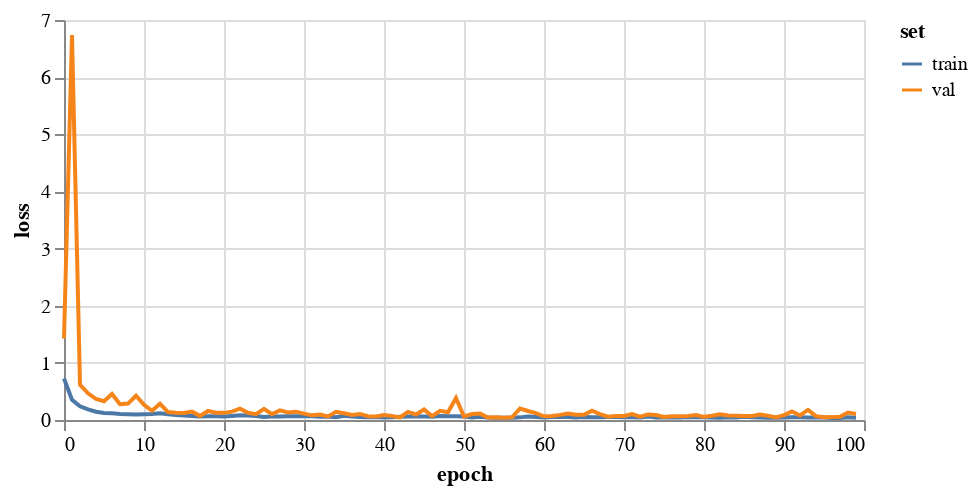

Notebook source saved alongside this figure:
### Markdown cell above
## 3. Initial training

### Code cell
saveDir = './results/transferLrn_des9_01/'
epochs=100
ptrGcn = FeaStNet()
history = ptrGcn.trainModel(pretrainData, pretrainValData, 
                            epochs=epochs,
                            saveDir=saveDir+f'preTrain/gcn/')

ptrGcnCheckptFile = ptrGcn.checkptFile
plotHistory(history)

### Figure 1 — Vega-Lite specification as saved in the notebook (floating-point values rounded to 4 significant figures)
{"config": {"view": {"continuousWidth": 400, "continuousHeight": 300}}, "data": {"name": "data-f696ceb40f1c4fb18dfb3c037b150b00"}, "mark": "line", "encoding": {"color": {"type": "nominal", "field": "set"}, "tooltip": [{"type": "quantitative", "field": "epoch"}, {"type": "quantitative", "field": "value"}], "x": {"type": "quantitative", "field": "epoch"}, "y": {"type": "quantitative", "axis": {"title": "loss"}, "field": "value"}}, "height": 200, "transform": [{"fold": ["train", "val"], "as": ["set", "value"]}], "width": 400, "$schema": "https://vega.github.io/schema/vega-lite/v4.8.1.json", "datasets": {"data-f696ceb40f1c4fb18dfb3c037b150b00": [{"train": 0.7272, "val": 1.425, "epoch": 0}, {"train": 0.3538, "val": 6.738, "epoch": 1}, {"train": 0.2404, "val": 0.6169, "epoch": 2}, {"train": 0.1852, "val": 0.4674, "epoch": 3}, {"train": 0.144, "val": 0.3673, "epoch": 4}, {"train": 0.1231, "val": 0.3285, "epoch": 5}, {"train": 0.1169, "val": 0.4551, "epoch": 6}, {"train": 0.1062, "val": 0.276, "epoch": 7}, {"train": 0.1008, "val": 0.2877, "epoch": 8}, {"train": 0.0952, "val": 0.4247, "epoch": 9}, {"train": 0.09918, "val": 0.2673, "epoch": 10}, {"train": 0.1049, "val": 0.1618, "epoch": 11}, {"train": 0.118, "val": 0.2825, "epoch": 12}, {"train": 0.09903, "val": 0.1385, "epoch": 13}, {"train": 0.0883, "val": 0.127, "epoch": 14}, {"train": 0.07811, "val": 0.1213, "epoch": 15}, {"train": 0.07054, "val": 0.1466, "epoch": 16}, {"train": 0.06179, "val": 0.07289, "epoch": 17}, {"train": 0.06652, "val": 0.1584, "epoch": 18}, {"train": 0.06506, "val": 0.1274, "epoch": 19}, {"train": 0.06174, "val": 0.1249, "epoch": 20}, {"train": 0.07175, "val": 0.147, "epoch": 21}, {"train": 0.08252, "val": 0.1993, "epoch": 22}, {"train": 0.0779, "val": 0.1259, "epoch": 23}, {"train": 0.07008, "val": 0.1016, "epoch": 24}, {"train": 0.0536, "val": 0.1952, "epoch": 25}, {"train": 0.06261, "val": 0.1029, "epoch": 26}, {"train": 0.06313, "val": 0.1678, "epoch": 27}, {"train": 0.0665, "val": 0.1304, "epoch": 28}, {"train": 0.06538, "val": 0.1456, "epoch": 29}, {"train": 0.0664, "val": 0.1111, "epoch": 30}, {"train": 0.06573, "val": 0.08131, "epoch": 31}, {"train": 0.05772, "val": 0.09534, "epoch": 32}, {"train": 0.06099, "val": 0.0633, "epoch": 33}, {"train": 0.04907, "val": 0.1447, "epoch": 34}, {"train": 0.07575, "val": 0.117, "epoch": 35}, {"train": 0.06115, "val": 0.08795, "epoch": 36}, {"train": 0.05367, "val": 0.106, "epoch": 37}, {"train": 0.04655, "val": 0.06732, "epoch": 38}, {"train": 0.05384, "val": 0.06249, "epoch": 39}, {"train": 0.04299, "val": 0.08789, "epoch": 40}, {"train": 0.0489, "val": 0.07081, "epoch": 41}, {"train": 0.05712, "val": 0.04532, "epoch": 42}, {"train": 0.05967, "val": 0.1413, "epoch": 43}, {"train": 0.06308, "val": 0.0964, "epoch": 44}, {"train": 0.06029, "val": 0.1839, "epoch": 45}, {"train": 0.0551, "val": 0.06799, "epoch": 46}, {"train": 0.07087, "val": 0.1594, "epoch": 47}, {"train": 0.06377, "val": 0.1352, "epoch": 48}, {"train": 0.06431, "val": 0.3842, "epoch": 49}, {"train": 0.06081, "val": 0.0617, "epoch": 50}, {"train": 0.04395, "val": 0.105, "epoch": 51}, {"train": 0.05495, "val": 0.1119, "epoch": 52}, {"train": 0.04355, "val": 0.04468, "epoch": 53}, {"train": 0.0375, "val": 0.04688, "epoch": 54}, {"train": 0.04128, "val": 0.04047, "epoch": 55}, {"train": 0.03784, "val": 0.04713, "epoch": 56}, {"train": 0.04601, "val": 0.2008, "epoch": 57}, {"train": 0.06173, "val": 0.1569, "epoch": 58}, {"train": 0.0514, "val": 0.1215, "epoch": 59}, {"train": 0.0435, "val": 0.06557, "epoch": 60}, {"train": 0.05295, "val": 0.06962, "epoch": 61}, {"train": 0.05043, "val": 0.09003, "epoch": 62}, {"train": 0.05067, "val": 0.1151, "epoch": 63}, {"train": 0.04548, "val": 0.0911, "epoch": 64}, {"train": 0.05225, "val": 0.09142, "epoch": 65}, {"train": 0.04654, "val": 0.1634, "epoch": 66}, {"train": 0.04662, "val": 0.1036, "epoch": 67}, {"train": 0.05392, "val": 0.05823, "epoch": 68}, {"train": 0.05128, "val": 0.07204, "epoch": 69}, {"train": 0.04724, "val": 0.07164, "epoch": 70}, {"train": 0.04913, "val": 0.105, "epoch": 71}, {"train": 0.04562, "val": 0.05741, "epoch": 72}, {"train": 0.06022, "val": 0.09748, "epoch": 73}, {"train": 0.04446, "val": 0.08724, "epoch": 74}, {"train": 0.04761, "val": 0.05305, "epoch": 75}, {"train": 0.04292, "val": 0.06481, "epoch": 76}, {"train": 0.0451, "val": 0.06467, "epoch": 77}, {"train": 0.05134, "val": 0.0719, "epoch": 78}, {"train": 0.05026, "val": 0.08708, "epoch": 79}, {"train": 0.04874, "val": 0.05539, "epoch": 80}, {"train": 0.04292, "val": 0.07285, "epoch": 81}, {"train": 0.03965, "val": 0.09973, "epoch": 82}, {"train": 0.04597, "val": 0.07756, "epoch": 83}, {"train": 0.04314, "val": 0.07284, "epoch": 84}, {"train": 0.0578, "val": 0.0684, "epoch": 85}, {"train": 0.04905, "val": 0.06943, "epoch": 86}, {"train": 0.04511, "val": 0.09394, "epoch": 87}, {"train": 0.04097, "val": 0.07558, "epoch": 88}, {"train": 0.04065, "val": 0.04665, "epoch": 89}, {"train": 0.04565, "val": 0.08521, "epoch": 90}, {"train": 0.04752, "val": 0.1486, "epoch": 91}, {"train": 0.04675, "val": 0.07989, "epoch": 92}, {"train": 0.04576, "val": 0.1759, "epoch": 93}, {"train": 0.04277, "val": 0.06749, "epoch": 94}, {"train": 0.04343, "val": 0.04698, "epoch": 95}, {"train": 0.03577, "val": 0.05033, "epoch": 96}, {"train": 0.0371, "val": 0.05778, "epoch": 97}, {"train": 0.04969, "val": 0.1308, "epoch": 98}, {"train": 0.04145, "val": 0.1046, "epoch": 99}]}}
